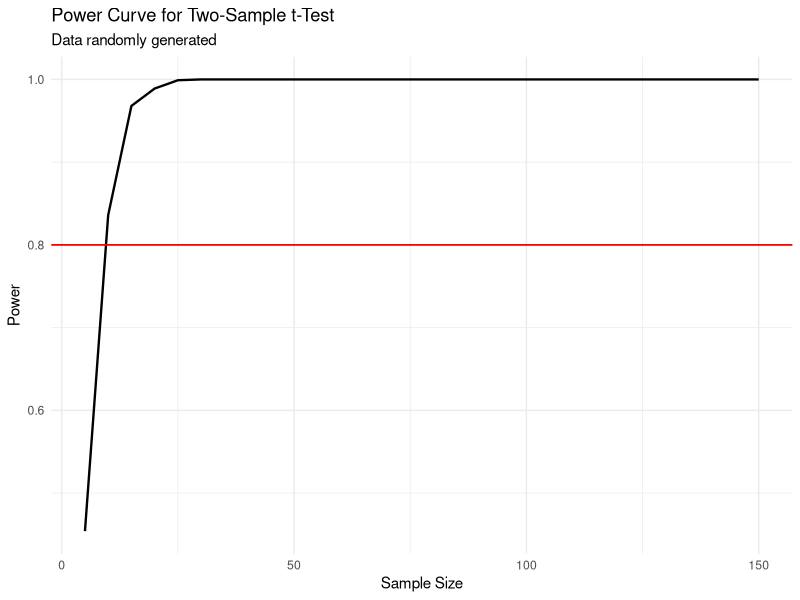
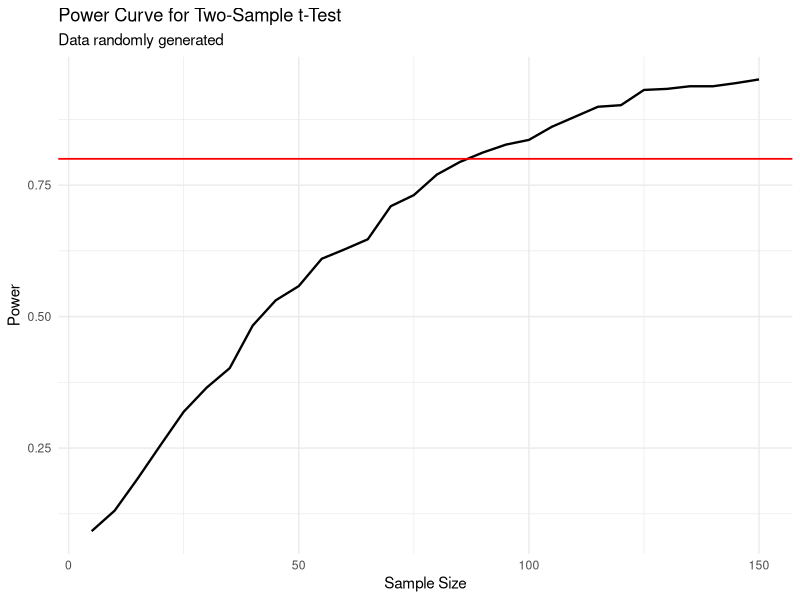

The R script that drew these images, in order:
## ---- chunk 1
#| message: false
#| warning: false
#| echo: false
library(ggplot2)
library(tibble)
## ---- chunk 2
#| message: false
#| warning: false
#| echo: false

set.seed(345)

#random data
group1 <- rnorm(30, mean = 17, sd = 2)  
group2 <- rnorm(30, mean = 20, sd = 2)  

mean1 <- mean(group1)
mean2 <- mean(group2)
n_per_group <- 30
num_simulations <- 1000

#t-test
t_test <- function(n1, n2, mean1, mean2, sd1, sd2) {
  sample1 <- rnorm(n1, mean1, sd1)
  sample2 <- rnorm(n2, mean2, sd2)
  p_value <- t.test(x = sample1, y = sample2)$p.value
  return(p_value < 0.05)
}

power <- vector("double", num_simulations)
for (i in 1:num_simulations) {
  sig <- t_test(n_per_group, n_per_group, mean1, mean2, sd(group1), sd(group2))
  power[i] <- sig
}
power <- mean(power)

power_curve <- vector("double", 30)
sample_sizes <- vector("double", 30)
for (j in 1:30)  {
  n <- 5 * j

  sig <- vector("logical", num_simulations)
  for (i in 1:num_simulations) {
    sig[i] <- t_test(n, n, mean1, mean2, sd(group1), sd(group2))
  }
  power_curve[j] <- mean(sig)
  sample_sizes[j] <- n
}

plotdata <- tibble(n_per_group = sample_sizes, power = power_curve)

ggplot(plotdata, aes(x = n_per_group, y = power)) +
  geom_line(lwd=0.8) + #lwd defines the thickness of the lines
  geom_hline(yintercept = 0.80, color = "red", lwd=0.6) +
  labs(x = "Sample Size", y = "Power", title = "Power Curve for Two-Sample t-Test", subtitle = "Data randomly generated") +
  theme_minimal()

## ---- chunk 3
#| message: false
#| warning: false
#| echo: false

set.seed(345)

#random data
group1 <- rnorm(30, mean = 19, sd = 2)  
group2 <- rnorm(30, mean = 20, sd = 2)  

mean1 <- mean(group1)
mean2 <- mean(group2)
n_per_group <- 30
num_simulations <- 1000

#t-test
t_test <- function(n1, n2, mean1, mean2, sd1, sd2) {
  sample1 <- rnorm(n1, mean1, sd1)
  sample2 <- rnorm(n2, mean2, sd2)
  p_value <- t.test(x = sample1, y = sample2)$p.value
  return(p_value < 0.05)
}

power <- vector("double", num_simulations)
for (i in 1:num_simulations) {
  sig <- t_test(n_per_group, n_per_group, mean1, mean2, sd(group1), sd(group2))
  power[i] <- sig
}
power <- mean(power)

power_curve <- vector("double", 30)
sample_sizes <- vector("double", 30)
for (j in 1:30)  {
  n <- 5 * j

  sig <- vector("logical", num_simulations)
  for (i in 1:num_simulations) {
    sig[i] <- t_test(n, n, mean1, mean2, sd(group1), sd(group2))
  }
  power_curve[j] <- mean(sig)
  sample_sizes[j] <- n
}

plotdata <- tibble(n_per_group = sample_sizes, power = power_curve)

ggplot(plotdata, aes(x = n_per_group, y = power)) +
  geom_line(lwd=0.8) + #lwd defines the thickness of the lines
  geom_hline(yintercept = 0.80, color = "red", lwd=0.6) +
  labs(x = "Sample Size", y = "Power", title = "Power Curve for Two-Sample t-Test", subtitle = "Data randomly generated") +
  theme_minimal()

